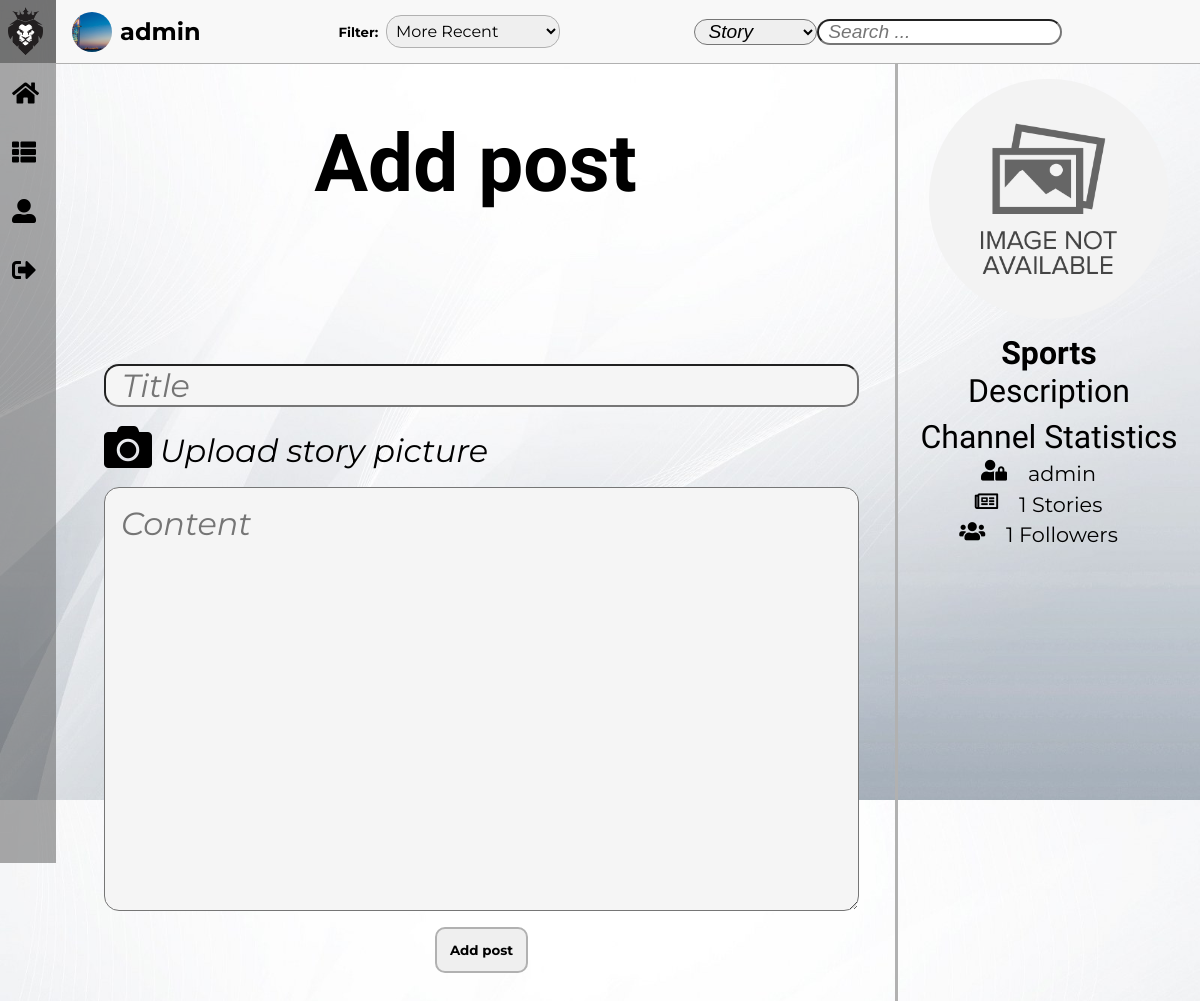
Before: /pages/post.php?channelName=Sports (signed in) with the older database file.
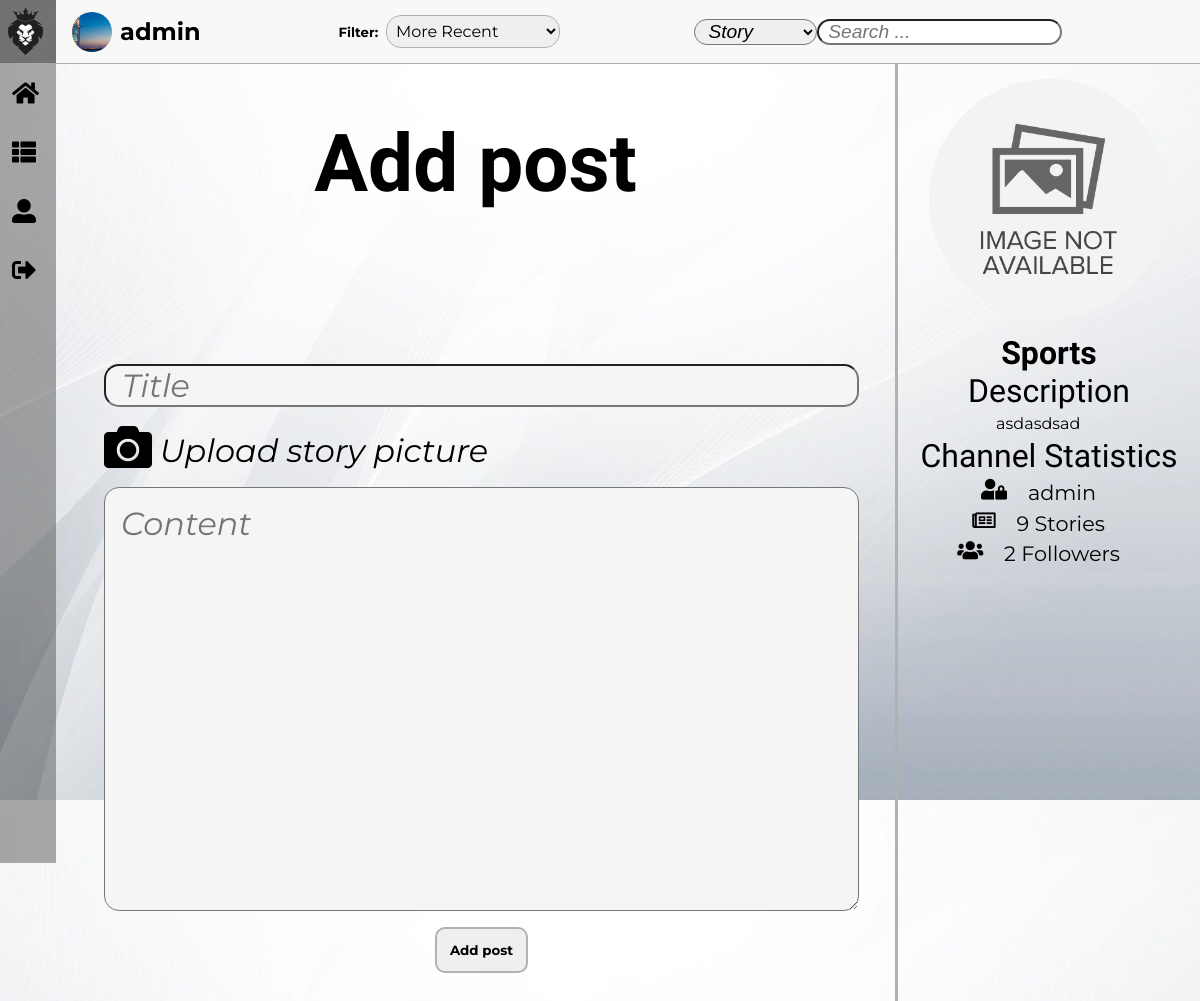
After: the same page with the newer database file.
### tables this page shows
CREATE TABLE Channel(
    name TEXT NOT NULL PRIMARY KEY,
    owner TEXT NOT NULL REFERENCES User(username),
    description TEXT      
);

### pages/post.php (called while the page is built, shortened)
<?php
    include_once('../templates/tpl_common.php');
    include_once('../templates/tpl_post.php');
    include_once('../database/db_channel.php');
    $channelName = isset($_GET['channelName']) ? $_GET['channelName'] : '';
    $defaultFilter = 2;
    $channel = get_channel($channelName);
    $postedStories = count(get_channel_stories($channelName, 2));
    $channelFollowers = count(get_channel_followers($channelName));
    $channelOwner = get_channel_owner($channelName);
    draw_common(htmlentities($_SESSION['username']), ['post.css', 'channel_aside.css'], [], $defaultFilter, $defaultFilter);
    draw_post(htmlentities($channelName));
    draw_post_aside(htmlentities_all($channel), htmlentities($postedStories), htmlentities($channelFollowers), htmlentities($channelOwner));
    draw_footer();
?>

### database/db_channel.php (called while the page is built, shortened)
<?php
  include_once('../includes/functions.php');
    function get_channel($channelName) {
        $db = Database::instance()->db();
        $stmt = $db->prepare('SELECT * FROM Channel WHERE name = ?');
        $stmt->execute(array($channelName));
        return $stmt->fetch();
    }
     function get_channel_owner($channelName){
      $db = Database::instance()->db();
      $stmt = $db->prepare('SELECT owner FROM Channel WHERE Channel.name = ?');
      $stmt->execute(array($channelName));
      return $stmt->fetch()['owner'];
     }
?>

### includes/functions.php (called while the page is built, shortened)
<?php function get_image($default, $directory, $folder, $element) {
    $image = $default;
    $extensions = ['jpg', 'png', 'gif'];
    for($index = 0; $index < count($extensions); $index++) {
        if(file_exists($directory . $element . '.' . $extensions[$index])) {
            $image = $folder . $element . '.' . $extensions[$index];
            break;
        }
    }
    return $image;
} ?>

### templates/tpl_common.php (the view, shortened to what the changed rows need)
<?php function draw_common($username, $css_files, $js_files, $filter, $searchFilter) { ?>
    <!DOCTYPE <!DOCTYPE html>
    <html>
        <head>
            <link rel="stylesheet" href="https://use.fontawesome.com/releases/v5.5.0/css/all.css">
            <?php foreach($css_files as $css_file) { ?>
                <link rel="stylesheet" type="text/css" media="screen" href="../css/<?=$css_file?>" />
            <?php } ?>
            <link rel="stylesheet" type="text/css" media="screen" href="../css/common.css" />
        </head>
        <body>
            <?php
                draw_tool_bar($username, $filter, $searchFilter);
            ?>
<?php } ?>
<?php function draw_tool_bar($username, $filter, $searchFilter) { ?>
    <div id="toolBar">
        <div id="info">
            <a id="user-name" href="../pages/profile.php?username=<?= $username ?>">
                <img id="asideIMG" src="../resources/images/<?= get_image('default/defaultUser.jpg', '../resources/images/users/', 'users/', sha1($username)) ?>" alt="User Image">
                <h5><?= $username ?></h5>
            </a>
        </div>
    </div>
<? } ?>
<?php function draw_footer() { ?>
        </body>
    </html>
<?php } ?>

### templates/tpl_post.php (shortened to what the changed rows need)
<?php function draw_post($channelName) { ?>
    <div id="form">
        <h1>Add post</h1>
    </div>
<?php } ?>
<?php function draw_post_aside($channel, $channelStories, $channelFollowers, $channelOwner) { ?>
    <aside>
        <div id="channelPicture">
            <img id="asideIMG" src="../resources/images/<?= get_image('default/defaultChannel.png', '../resources/images/channels/', 'channels/', sha1($channel['name'])) ?>" alt="Channel Image">
        </div>
        <h3 id="channelName"><?= $channel['name'] ?></h3>
        <div id="description">
            <p>Description</p>
            <p id="descriptionContent"><?= $channel['description'] ?></p>
        </div>
        <div id="statistics">
            <p>Channel Statistics</p>
            <div class="statistics">
                <i class="fas fa-user-lock"></i><p><?= $channelOwner ?></p>
            </div>
            <div class="statistics">
                <i class="far fa-newspaper"></i><p><?= $channelStories ?> Stories</p>
            </div>
            <div class="statistics">
                <i class="fas fa-users"></i><p><?= $channelFollowers ?> Followers</p>
            </div>
        </div>
    </aside>
<?php } ?>

Changed rows visible on the page:
changed channel "Sports": description (not shown) → "asdasdsad"
Other visible differences:
$channelStories: "1" → "9"
$channelFollowers: "1" → "2"
